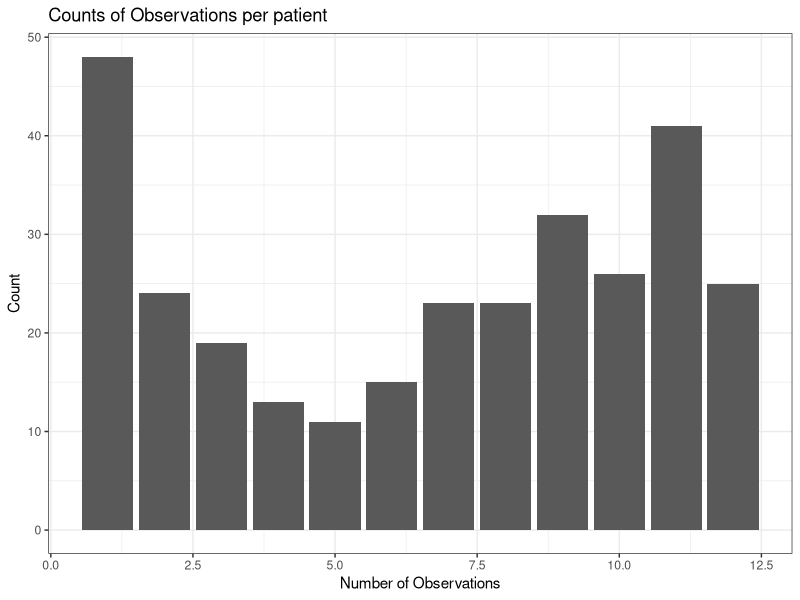

Source code (R):
library(tidyverse)



fev1 <- read.csv('fev1.csv')

set.seed(10)
fev1_sampled <- fev1 %>% 
  count(id) %>% 
  filter(n >6) %>% 
  slice_sample(n = 20) %>% 
  select(id) %>% 
  inner_join(fev1)



#Question 3b
obs <- fev1 %>% 
  count(id)

obs %>% 
  ggplot(aes(n)) + 
  geom_bar() +
  labs(title = 'Counts of Observations per patient', x = 'Number of Observations', y = 'Count')+
  theme_bw()